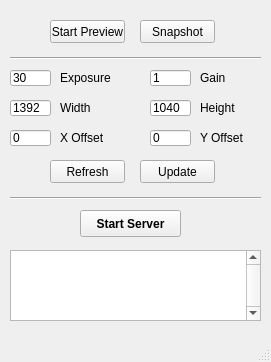
<?xml version="1.0" encoding="UTF-8"?>
<ui version="4.0">
 <class>MainWindow</class>
 <widget class="QMainWindow" name="MainWindow">
  <property name="geometry">
   <rect>
    <x>0</x>
    <y>0</y>
    <width>271</width>
    <height>362</height>
   </rect>
  </property>
  <property name="sizePolicy">
   <sizepolicy hsizetype="Fixed" vsizetype="Fixed">
    <horstretch>0</horstretch>
    <verstretch>0</verstretch>
   </sizepolicy>
  </property>
  <property name="minimumSize">
   <size>
    <width>271</width>
    <height>362</height>
   </size>
  </property>
  <property name="maximumSize">
   <size>
    <width>271</width>
    <height>362</height>
   </size>
  </property>
  <property name="windowTitle">
   <string>Lumenera Control</string>
  </property>
  <property name="windowIcon">
   <iconset>
    <normaloff>../Lumenera/Icon.ico</normaloff>../Lumenera/Icon.ico</iconset>
  </property>
  <property name="tabShape">
   <enum>QTabWidget::Rounded</enum>
  </property>
  <widget class="QWidget" name="centralwidget">
   <widget class="QPushButton" name="serverbutton">
    <property name="geometry">
     <rect>
      <x>80</x>
      <y>210</y>
      <width>101</width>
      <height>27</height>
     </rect>
    </property>
    <property name="font">
     <font>
      <weight>75</weight>
      <bold>true</bold>
     </font>
    </property>
    <property name="cursor">
     <cursorShape>PointingHandCursor</cursorShape>
    </property>
    <property name="text">
     <string>Start Server</string>
    </property>
   </widget>
   <widget class="QLineEdit" name="exposure_edit">
    <property name="geometry">
     <rect>
      <x>10</x>
      <y>70</y>
      <width>41</width>
      <height>16</height>
     </rect>
    </property>
    <property name="text">
     <string>30</string>
    </property>
   </widget>
   <widget class="QLineEdit" name="gain_edit">
    <property name="geometry">
     <rect>
      <x>150</x>
      <y>70</y>
      <width>41</width>
      <height>16</height>
     </rect>
    </property>
    <property name="text">
     <string>1</string>
    </property>
   </widget>
   <widget class="QLabel" name="label_9">
    <property name="geometry">
     <rect>
      <x>200</x>
      <y>130</y>
      <width>71</width>
      <height>16</height>
     </rect>
    </property>
    <property name="text">
     <string>Y Offset</string>
    </property>
   </widget>
   <widget class="QLabel" name="label_6">
    <property name="geometry">
     <rect>
      <x>60</x>
      <y>130</y>
      <width>71</width>
      <height>16</height>
     </rect>
    </property>
    <property name="text">
     <string>X Offset</string>
    </property>
   </widget>
   <widget class="QLineEdit" name="xoffset_edit">
    <property name="geometry">
     <rect>
      <x>10</x>
      <y>130</y>
      <width>41</width>
      <height>16</height>
     </rect>
    </property>
    <property name="text">
     <string>0</string>
    </property>
   </widget>
   <widget class="QLabel" name="label_10">
    <property name="geometry">
     <rect>
      <x>200</x>
      <y>100</y>
      <width>71</width>
      <height>16</height>
     </rect>
    </property>
    <property name="text">
     <string>Height</string>
    </property>
   </widget>
   <widget class="QLabel" name="label_11">
    <property name="geometry">
     <rect>
      <x>200</x>
      <y>70</y>
      <width>71</width>
      <height>16</height>
     </rect>
    </property>
    <property name="text">
     <string>Gain</string>
    </property>
   </widget>
   <widget class="QLineEdit" name="height_edit">
    <property name="geometry">
     <rect>
      <x>150</x>
      <y>100</y>
      <width>41</width>
      <height>16</height>
     </rect>
    </property>
    <property name="text">
     <string>1040</string>
    </property>
   </widget>
   <widget class="QLineEdit" name="yoffset_edit">
    <property name="geometry">
     <rect>
      <x>150</x>
      <y>130</y>
      <width>41</width>
      <height>16</height>
     </rect>
    </property>
    <property name="text">
     <string>0</string>
    </property>
   </widget>
   <widget class="QLineEdit" name="width_edit">
    <property name="geometry">
     <rect>
      <x>10</x>
      <y>100</y>
      <width>41</width>
      <height>16</height>
     </rect>
    </property>
    <property name="text">
     <string>1392</string>
    </property>
   </widget>
   <widget class="QLabel" name="label_4">
    <property name="geometry">
     <rect>
      <x>60</x>
      <y>70</y>
      <width>71</width>
      <height>16</height>
     </rect>
    </property>
    <property name="text">
     <string>Exposure</string>
    </property>
   </widget>
   <widget class="QLabel" name="label_5">
    <property name="geometry">
     <rect>
      <x>60</x>
      <y>100</y>
      <width>71</width>
      <height>16</height>
     </rect>
    </property>
    <property name="text">
     <string>Width</string>
    </property>
   </widget>
   <widget class="QTextBrowser" name="textBrowser">
    <property name="geometry">
     <rect>
      <x>10</x>
      <y>250</y>
      <width>251</width>
      <height>71</height>
     </rect>
    </property>
    <property name="autoFillBackground">
     <bool>false</bool>
    </property>
    <property name="frameShape">
     <enum>QFrame::StyledPanel</enum>
    </property>
    <property name="verticalScrollBarPolicy">
     <enum>Qt::ScrollBarAlwaysOn</enum>
    </property>
   </widget>
   <widget class="QPushButton" name="push_refresh">
    <property name="geometry">
     <rect>
      <x>50</x>
      <y>160</y>
      <width>75</width>
      <height>23</height>
     </rect>
    </property>
    <property name="cursor">
     <cursorShape>PointingHandCursor</cursorShape>
    </property>
    <property name="text">
     <string>Refresh</string>
    </property>
   </widget>
   <widget class="QPushButton" name="push_update">
    <property name="enabled">
     <bool>true</bool>
    </property>
    <property name="geometry">
     <rect>
      <x>140</x>
      <y>160</y>
      <width>75</width>
      <height>23</height>
     </rect>
    </property>
    <property name="cursor">
     <cursorShape>PointingHandCursor</cursorShape>
    </property>
    <property name="text">
     <string>Update</string>
    </property>
   </widget>
   <widget class="QPushButton" name="push_preview">
    <property name="geometry">
     <rect>
      <x>50</x>
      <y>20</y>
      <width>75</width>
      <height>23</height>
     </rect>
    </property>
    <property name="cursor">
     <cursorShape>PointingHandCursor</cursorShape>
    </property>
    <property name="autoFillBackground">
     <bool>false</bool>
    </property>
    <property name="text">
     <string>Start Preview</string>
    </property>
    <property name="checkable">
     <bool>false</bool>
    </property>
    <property name="checked">
     <bool>false</bool>
    </property>
    <property name="autoExclusive">
     <bool>false</bool>
    </property>
    <property name="autoDefault">
     <bool>false</bool>
    </property>
    <property name="default">
     <bool>false</bool>
    </property>
    <property name="flat">
     <bool>false</bool>
    </property>
   </widget>
   <widget class="QPushButton" name="push_snapshot">
    <property name="geometry">
     <rect>
      <x>140</x>
      <y>20</y>
      <width>75</width>
      <height>23</height>
     </rect>
    </property>
    <property name="cursor">
     <cursorShape>PointingHandCursor</cursorShape>
    </property>
    <property name="text">
     <string>Snapshot</string>
    </property>
   </widget>
   <widget class="Line" name="line">
    <property name="geometry">
     <rect>
      <x>10</x>
      <y>50</y>
      <width>251</width>
      <height>16</height>
     </rect>
    </property>
    <property name="orientation">
     <enum>Qt::Horizontal</enum>
    </property>
   </widget>
   <widget class="Line" name="line_2">
    <property name="geometry">
     <rect>
      <x>10</x>
      <y>190</y>
      <width>251</width>
      <height>16</height>
     </rect>
    </property>
    <property name="orientation">
     <enum>Qt::Horizontal</enum>
    </property>
   </widget>
  </widget>
  <widget class="QMenuBar" name="menubar">
   <property name="geometry">
    <rect>
     <x>0</x>
     <y>0</y>
     <width>271</width>
     <height>21</height>
    </rect>
   </property>
  </widget>
  <widget class="QStatusBar" name="statusbar"/>
 </widget>
 <resources/>
 <connections/>
</ui>
